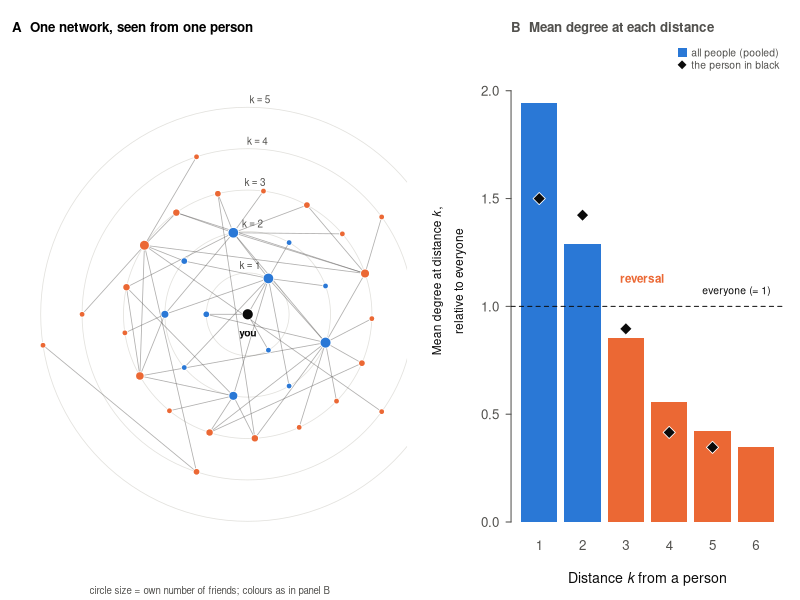

Source code (R):
# Illustrative figure (Figure 1): a small network drawn in rings by distance from one person, and the enrichment Q_k of each distance shell.
suppressMessages(library(igraph))
ink <- "#0b0b0b"; ink2 <- "#52514e"; grid <- "#e3e2de"; blue <- "#2a78d6"; orange <- "#eb6834"
seed <- 16; set.seed(seed); n <- 36; mu <- 3.0; cv <- 1.2; inv_r <- max(cv^2 - 1/mu, 1e-3)
d <- rnbinom(n, size = 1/inv_r, mu = mu); d[d < 1] <- 1L; if (sum(d) %% 2) d[1] <- d[1] + 1L
g <- simplify(sample_degseq(d, method = "vl")); stopifnot(is_connected(g))
deg <- degree(g); D <- distances(g); mu1 <- mean(deg); K <- max(D)
Q <- sapply(1:K, function(k) { M <- (D == k); sum(M %*% deg) / sum(M) / mu1 })
# focal person: a vertex of degree 3 whose shells reach the full range
cand <- which(deg == 3); focal <- cand[which.max(sapply(cand, function(v) max(D[v, ])))]
dist_f <- D[focal, ]; nk <- table(dist_f)
# ring layout: shell k on radius k, nodes ordered by the mean angle of their parents
ang <- numeric(n); ang[focal] <- 0; xy <- matrix(0, n, 2)
sh1 <- which(dist_f == 1); ang[sh1] <- 2 * pi * (seq_along(sh1) - 0.5) / length(sh1)
for (k in 2:max(dist_f)) { v <- which(dist_f == k); pa <- sapply(v, function(x) { p <- intersect(neighbors(g, x), which(dist_f == k - 1)); atan2(mean(sin(ang[p])), mean(cos(ang[p]))) })
  o <- order(pa %% (2 * pi)); ang[v[o]] <- 2 * pi * (seq_along(v) - 0.5) / length(v) + (k %% 2) * 0.15 }
xy[, 1] <- dist_f * cos(ang); xy[, 2] <- dist_f * sin(ang); xy[focal, ] <- 0
nodecol <- ifelse(dist_f >= 1 & Q[pmax(dist_f, 1)] >= 1, blue, orange)   # colour = the person's distance shell, in the colour of that shell's bar (above average = blue, below = orange)
pdf("../figures/figure_intro_schematic.pdf", width = 7.2, height = 3.5, family = "Helvetica")
layout(matrix(1:2, 1), widths = c(1.1, 1)); par(mar = c(1.2, 0.6, 2.0, 0.6), mgp = c(2.3, 0.6, 0))
plot(NA, xlim = range(xy[, 1]) * 1.08, ylim = c(min(xy[, 2]) * 1.08, max(xy[, 2]) * 1.16), asp = 1, axes = FALSE, xlab = "", ylab = "")
for (k in 1:max(dist_f)) symbols(0, 0, circles = k, inches = FALSE, add = TRUE, fg = grid, lwd = 0.8)
E <- as_edgelist(g, names = FALSE); segments(xy[E[, 1], 1], xy[E[, 1], 2], xy[E[, 2], 1], xy[E[, 2], 2], col = adjustcolor(ink2, 0.45), lwd = 0.8)
cx <- 0.45 + 0.30 * sqrt(deg); points(xy[, 1], xy[, 2], pch = 21, bg = nodecol, col = "white", cex = cx, lwd = 0.8)
points(xy[focal, 1], xy[focal, 2], pch = 21, bg = ink, col = "white", cex = cx[focal] + 0.5, lwd = 0.8)
text(0, -0.5, "you", cex = 0.62, col = ink, font = 2)
for (k in 1:max(dist_f)) text(0.06 * k, k, bquote(k == .(k)), cex = 0.6, col = ink2, pos = 3, offset = 0.2)
mtext("A  One network, seen from one person", side = 3, line = 0.2, adj = 0, font = 2, cex = 0.8)
mtext("circle size = own number of friends; colours as in panel B", side = 1, line = 0.1, adj = 0.5, cex = 0.58, col = ink2)
par(mar = c(3.9, 4.6, 2.0, 0.8), mgp = c(2.4, 0.6, 0), tcl = -0.25, cex.axis = 0.8, cex.lab = 0.85, col.axis = ink2, col.lab = ink, fg = ink2, las = 1)
bp <- barplot(Q, names.arg = 1:K, col = ifelse(Q >= 1, blue, orange), border = NA, ylim = c(0, max(Q) * 1.15), xlab = expression(Distance~italic(k)~"from a person"), ylab = "")
mtext(expression(paste("Mean degree at distance ", italic(k), ",")), side = 2, line = 3.2, las = 0, cex = 0.72, col = ink)
mtext("relative to everyone", side = 2, line = 2.2, las = 0, cex = 0.72, col = ink)
abline(h = 1, col = ink, lty = 2, lwd = 1)
text(bp[K] + 0.4, 1.07, "everyone (= 1)", adj = 1, cex = 0.62, col = ink)
ego <- sapply(1:max(dist_f), function(k) mean(deg[dist_f == k]) / mu1)
points(bp[1:max(dist_f)], ego, pch = 23, bg = ink, col = "white", cex = 1.3, lwd = 0.8)
legend("topright", legend = c("all people (pooled)", "the person in black"), pch = c(15, 23), pt.bg = c(NA, ink), col = c(blue, "white"), bty = "n", cex = 0.62, pt.cex = c(1.2, 1.1))
kr <- which(Q < 1)[1]; text(bp[kr] + 0.45, 1.13, "reversal", cex = 0.7, col = orange, font = 2, adj = 0.5)
mtext("B  Mean degree at each distance", side = 3, line = 0.2, adj = 0, font = 2, cex = 0.8)
dev.off()
cat("ego:", round(ego, 2), "| Q_k:", round(Q, 2), "| n", n, "edges", ecount(g), "| focal degree", deg[focal], "| shell sizes from focal:", paste(nk[-1], collapse = " "), "\n")
